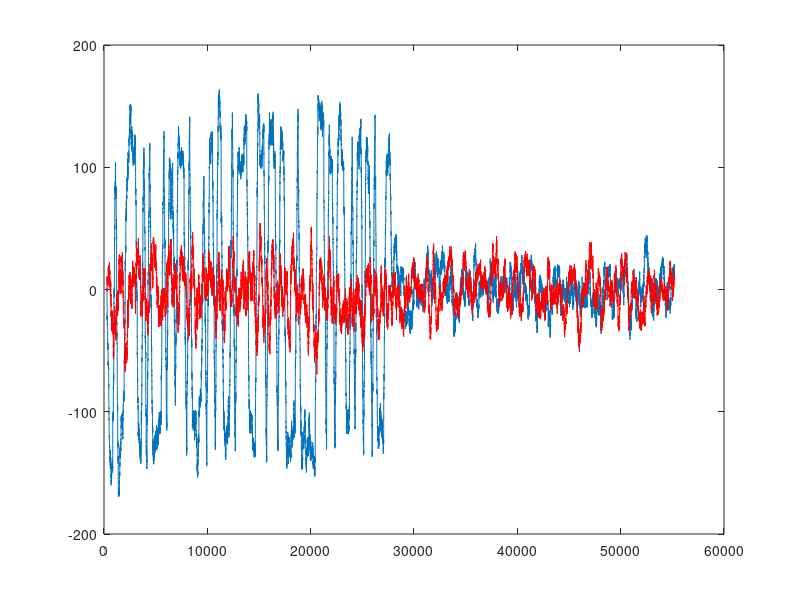
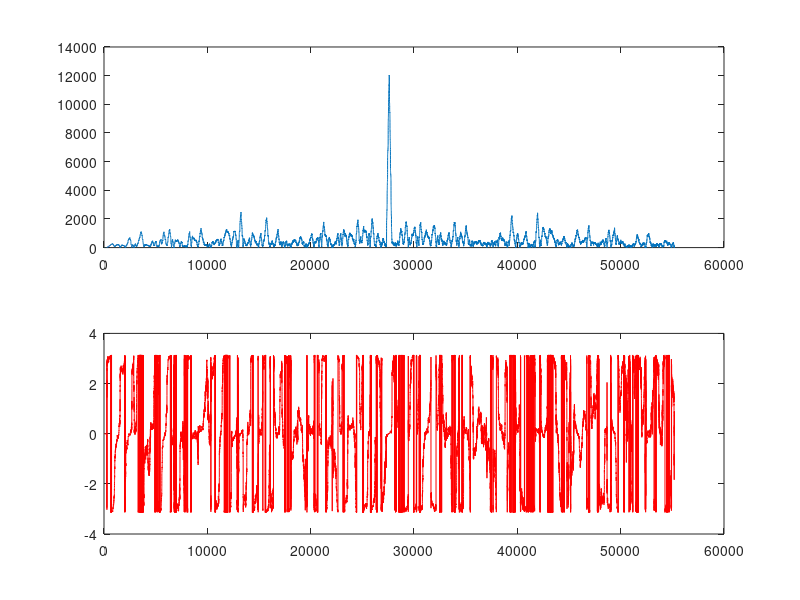

MATLAB code for these plots, in order:
% DMT Simulation
% AWGN channel
% Time/Frequency Spreading in the Preamble
%

%% Parameters

% FFT Size
L = 256;
% Noise Std. Dev.
sigma = 1.1;
% Cyclic Prefix Length
Ncp = 20;
% Number of Active Subcarriers (Centered at DC)
Na = 64;
% Number of symbols to transmit
Ns = 100;

%% Generate symbol sequence
active = zeros(L, 1);
if mod(Na, 2) == 1
    active(1:(Na-1)/2) = 1.0;
    active(L-(Na-1)/2:L) = 1.0;
else
    active(1:Na/2) = 1.0;
    active(L-Na/2+1:L) = 1.0;
end

% Generate PN code across subcarriers
pn = sign(randn(Na, 1)); 
coded_sc = zeros(L, 1);
coded_sc(active ~= 0) = pn;

% Generate PN code in time
s = sign(randn(Ns, 1));

%% IFFT + CP
Nx = 2 * (L + Ncp) * Ns;
x = zeros(Nx, 1);
for index = 1:Ns
    S = sqrt(L) * s(index) * ifft(coded_sc);
    x((index - 1)*(L + Ncp) + Ncp + 1:index*(L + Ncp)) = S;
    x((index - 1)*(L + Ncp) + 1:(index - 1)*(L + Ncp) + Ncp) = S(L-Ncp+1:L);
end

%% Channel Model
h = [ 1 0 0.5 0 ]; % Impulse (No) Channel Model
y = conv(x, h);
v = sigma * (randn(size(y)) + 1j*randn(size(y))) / sqrt(2);
y = y + v;

% figure()
% plot(real(x)); hold on;
% plot(imag(x), 'r'); hold off;
% figure()
% plot(real(y)); hold on;
% plot(imag(y), 'r'); hold off;

%% Perform autocorrelation to convert OFDM symbols to rectangle pulse shaped BPSK symbols
y_buf = zeros(L + Ncp - 1, 1);
y_acorr = zeros(Nx, 1);
y_acorr_accum = 0.0;
y_acorr_avg_buf = zeros(L + Ncp - 1, 1);
y_acorr_avg_output = zeros(Nx, 1);
for index = 1:Nx
    y_acorr(index) = y(index) * conj(y_buf(end));
    y_buf(2:end) = y_buf(1:end-1);
    y_buf(1) = y(index);
    y_acorr_accum = y_acorr_accum + y_acorr(index) - y_acorr_avg_buf(end);
    y_acorr_avg_buf(2:end) = y_acorr_avg_buf(1:end-1);
    y_acorr_avg_buf(1) = y_acorr(index);
    y_acorr_avg_output(index) = y_acorr_accum;
end

% Plot Raw Autocorrelation output samples
% figure()
% plot(real(y_acorr)); hold on;
% plot(imag(y_acorr), 'r'); hold off;

% Plot averaged autocorrelation samples (frequency offset is amount of
% rotation in the plateau region).
figure()
plot(real(y_acorr_avg_output)); hold on;
plot(imag(y_acorr_avg_output), 'r'); hold off;

%% Now, perform matched filtering with the known PN sequence.

% The received sequence is actually a differentially encoded
% version of the BPSK symbols, so we need a differentially
% encoded matched filter.
s_mf = s(1:end-1) .* conj(s(2:end));
s_mf = flipud(s_mf);
mf_output = zeros(Nx, 1);
code_buf = zeros((L + Ncp) * (Ns - 1), 1);
for index = 1:Nx-1
    code_buf(2:end) = code_buf(1:end-1);
    code_buf(1) = y_acorr_avg_output(index);
    mf_output(index) = s_mf' * code_buf(1:L + Ncp:end);
end

% Plot matched filter output. Correct timing is found at peak.
figure()
subplot(2,1,1);
plot(abs(mf_output));
subplot(2,1,2);
plot(angle(mf_output), 'r');
